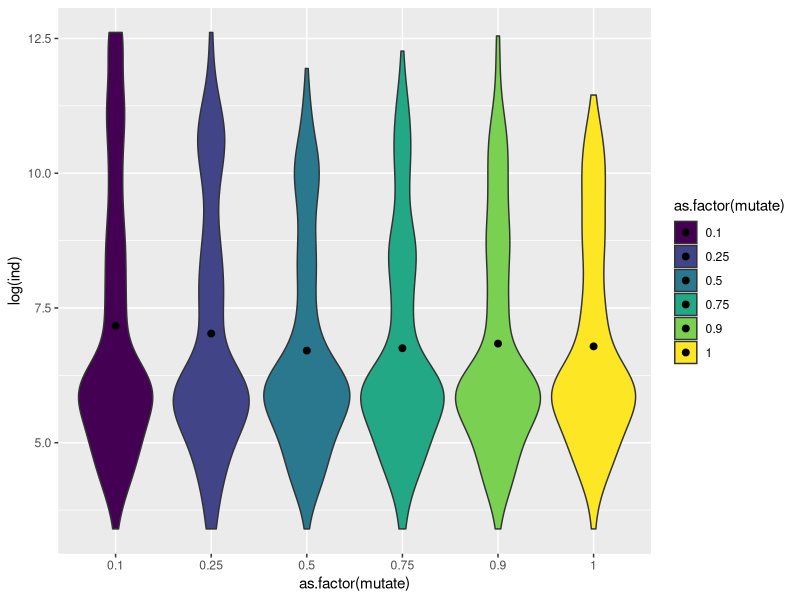
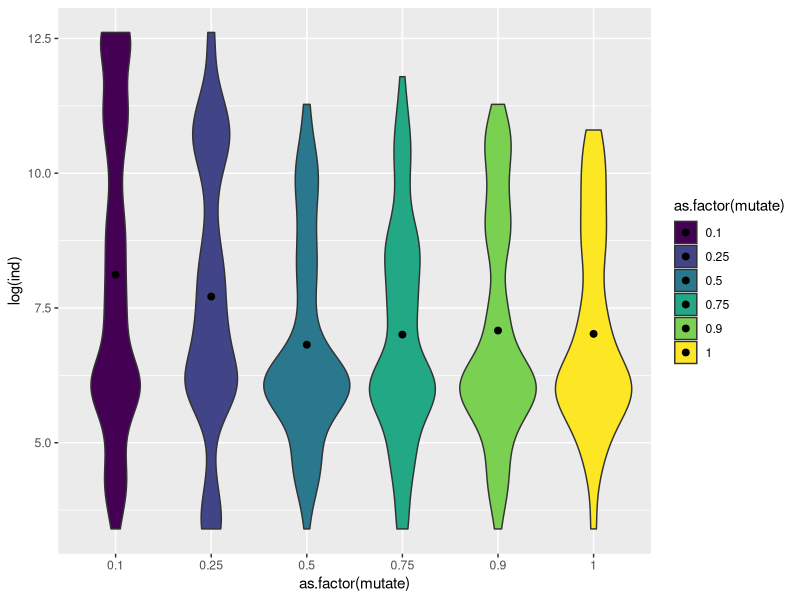
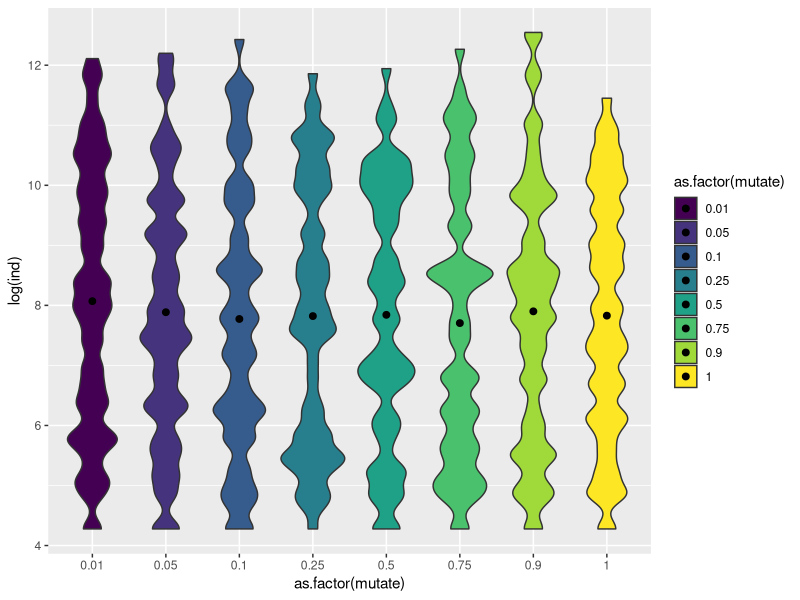
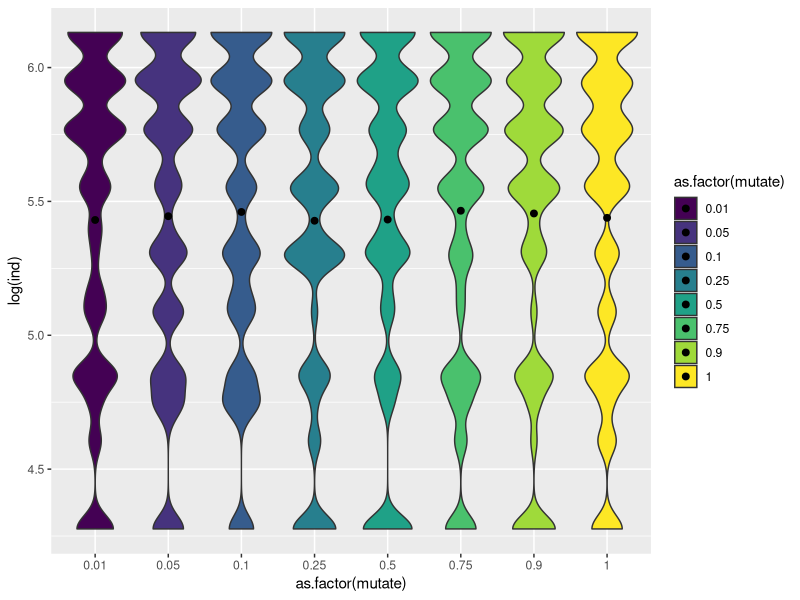
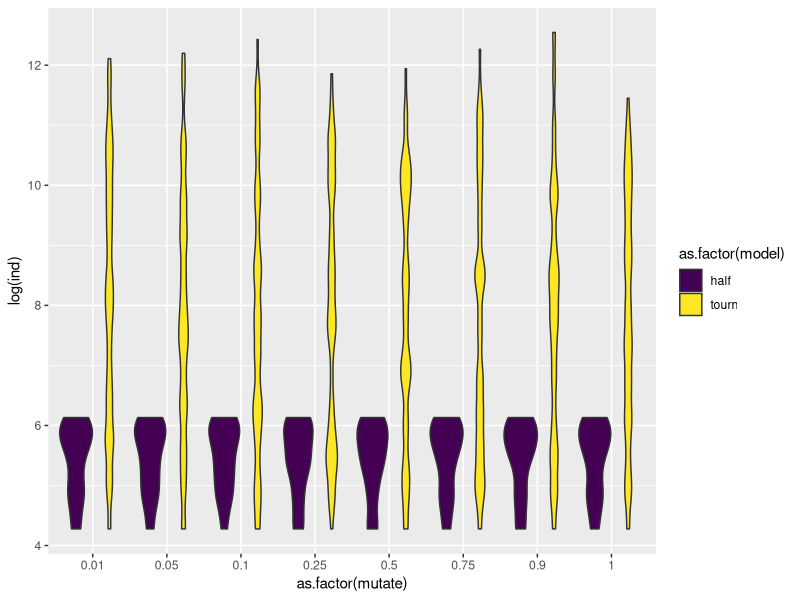
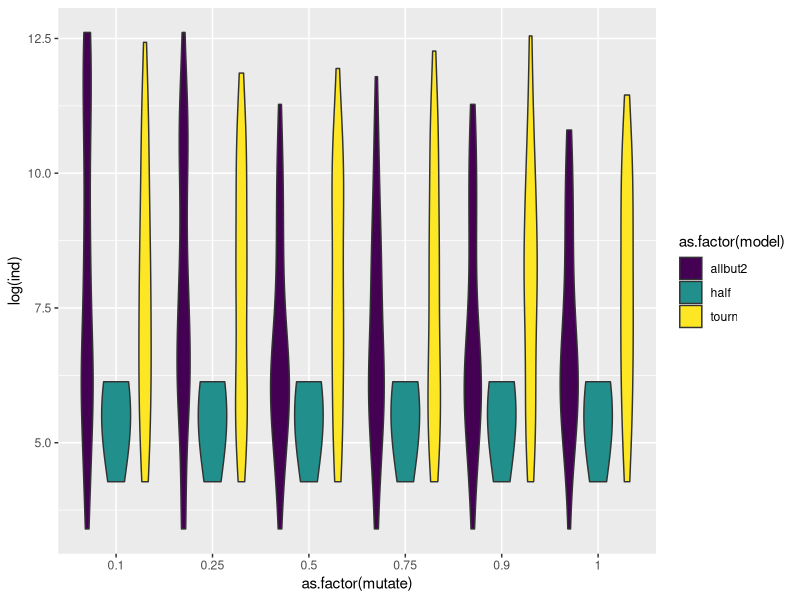
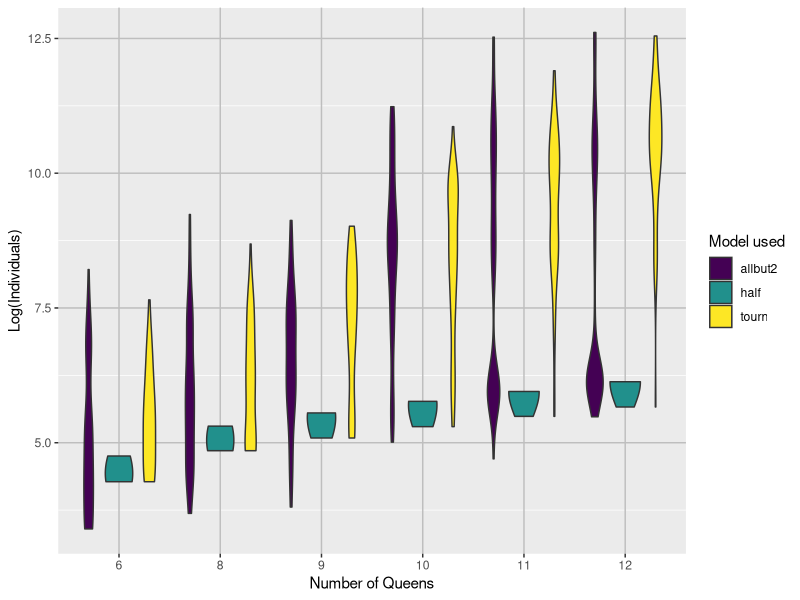
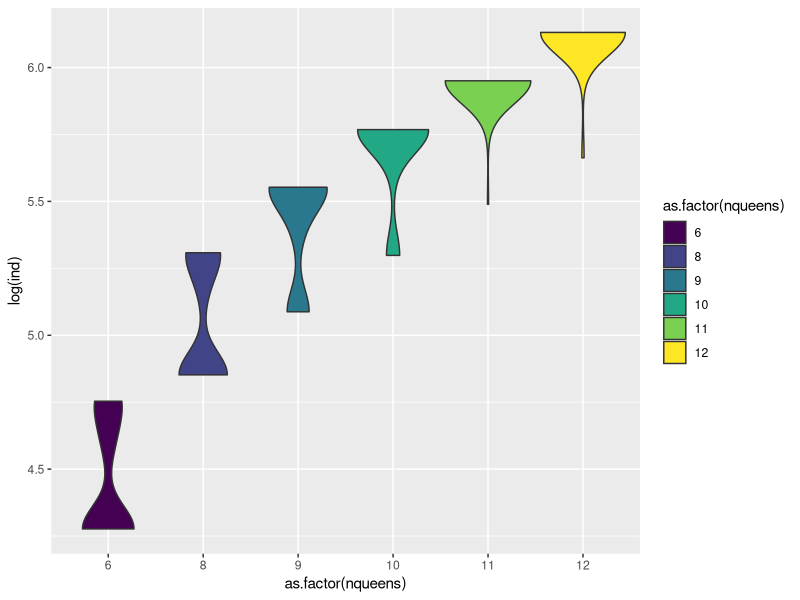

The R source for these figures, in order:

# Analysis of Genetic Algorithms Data -------------------------------------
# Author: Alejandro Jiménez Rico <aljrico@gmail.com>


# Libraries ---------------------------------------------------------------

library(reshape)
library(ggplot2)
library(viridis)
library(dplyr)
library(data.table)


# Load Data ---------------------------------------------------------------

tourn.data <- fread("data/tourn.csv")
allbut2.data <- fread("data/allbut2.csv")
half.data <- fread("data/half.csv")

tourn.data$model <- rep("tourn",nrow(tourn.data))
allbut2.data$model <- rep("allbut2", nrow(allbut2.data))
half.data$model <- rep("half", nrow(half.data))

raw.data <- rbind(tourn.data, allbut2.data)
df <- as.data.frame(rbind(raw.data, half.data))



# Fancy Plots -------------------------------------------------------------


# Violin Plots ------------------------------------------------------------

df %>%
	filter() %>%
	filter(mutate != 0.01 & mutate != 0.05) %>%
	ggplot(aes(x=as.factor(mutate), y = log(ind), fill = as.factor(mutate))) +
	geom_violin(bw=0.5, scale="area") +
	stat_summary(fun.y=mean, geom="point", size=2) +
	scale_fill_viridis(discrete=TRUE)


df %>%
	filter(model == "allbut2") %>%
	filter(mutate != 0.01 & mutate != 0.05) %>%
	ggplot(aes(x=as.factor(mutate), y = log(ind), fill = as.factor(mutate))) +
		geom_violin(bw=0.5, scale="area") +
		stat_summary(fun.y=mean, geom="point", size=2) +
		scale_fill_viridis(discrete=TRUE)

df %>%
	filter(model == "tourn") %>%
	ggplot(aes(x=as.factor(mutate), y = log(ind), fill = as.factor(mutate))) +
	geom_violin(bw=0.15, scale="area") +
	stat_summary(fun.y=mean, geom="point", size=2) +
	scale_fill_viridis(discrete=TRUE)

df %>%
	filter(model == "half") %>%
	ggplot(aes(x=as.factor(mutate), y = log(ind), fill = as.factor(mutate))) +
	geom_violin(bw=0.05, scale="area") +
	stat_summary(fun.y=mean, geom="point", size=2) +
	scale_fill_viridis(discrete=TRUE)

df %>%
	filter(model != "allbut2") %>%
	ggplot(aes(x=as.factor(mutate), y = log(ind), fill = as.factor(model))) +
	geom_violin(bw=0.25, scale="area") +
	scale_fill_viridis(discrete=TRUE)

df %>%
	filter(mutate != 0.01 & mutate != 0.05) %>%
	ggplot(aes(x=as.factor(mutate), y = log(ind), fill = as.factor(model))) +
	geom_violin(bw=1, scale="area") +
	scale_fill_viridis(discrete=TRUE)

df %>%
	filter(mutate != 0.01 & mutate != 0.05) %>%
	ggplot(aes(x=as.factor(nqueens), y = log(ind), fill = as.factor(model))) +
	geom_violin(bw=0.45, scale="area") +
	scale_fill_viridis(discrete=TRUE)+
	labs(x = "Number of Queens", y = "Log(Individuals)", fill = "Model used") +
	theme(panel.grid.major = element_line(colour="grey"))

df %>%
	filter(model == "half") %>%
	ggplot(aes(x=as.factor(nqueens), y = log(ind), fill = as.factor(nqueens))) +
	geom_violin(bw=0.085, scale="area") +
	scale_fill_viridis(discrete=TRUE)

df %>% # Used
	filter() %>%
	ggplot(aes(x=as.factor(nqueens), y = log(ind), fill = as.factor(nqueens))) +
	geom_violin(bw=0.2, scale="area") +
	scale_fill_viridis(discrete=TRUE) +
	labs(x = "Number of Queens", y = "Log(Individuals)") +
	theme(legend.position="none", panel.grid.major = element_line(colour="grey"))

# Points Plots ------------------------------------------------------------

df %>%
	filter() %>%
	ggplot(aes(x=as.factor(mutate), y = log(ind), colour = as.factor(model))) +
	geom_jitter() +
	scale_colour_viridis(discrete=TRUE) +
	labs(x = "Probabilty of Mutation", y = "Log(Individuals)", colour = "Model") +
	theme(panel.grid.major = element_line(colour="grey"))

df %>% # Used
	filter() %>%
	ggplot(aes(x=as.factor(nqueens), y = log(ind), colour = as.factor(model))) +
	geom_jitter() +
	scale_colour_viridis(discrete=TRUE) +
	labs(x = "Number of Queens", y = "Log(Individuals)", colour = "Model") +
	theme(panel.grid.major = element_line(colour="grey"))

df %>%
	filter(model == "half") %>%
	ggplot(aes(x=as.factor(nqueens), y = log(ind), colour = as.factor(mutate))) +
	geom_jitter() +
	scale_colour_viridis(discrete=TRUE)

df %>%
	filter(mutate !=0.01 & mutate !=0.05) %>%
	ggplot(aes(x=as.factor(mutate), y = log(ind), colour = as.factor(model))) +
	geom_jitter() +
	scale_colour_viridis(discrete=TRUE)


# Histograms and Heatmaps--------------------------------------------------------------

df %>%
	filter() %>%
	ggplot(aes(x=log(ind), fill = as.factor(model))) +
	geom_histogram() +
	scale_fill_viridis(discrete=TRUE)

df %>%
	filter(model == "half") %>%
	ggplot(aes(x=nqueens,y=mutate)) +
	geom_tile(aes(fill=log(ind))) +
	scale_fill_viridis(discrete=FALSE)

df %>%
	filter(mutate != 0.01 & mutate != 0.05) %>%
	ggplot(aes(x=as.factor(nqueens),y=model)) +
	geom_tile(aes(fill=log(ind))) +
	scale_fill_viridis(discrete=FALSE)

df %>%
	filter() %>%
	ggplot(aes(x=as.factor(nqueens),y=as.factor(mutate))) +
	geom_tile(aes(fill=log(ind))) +
	scale_fill_viridis(discrete=FALSE)
